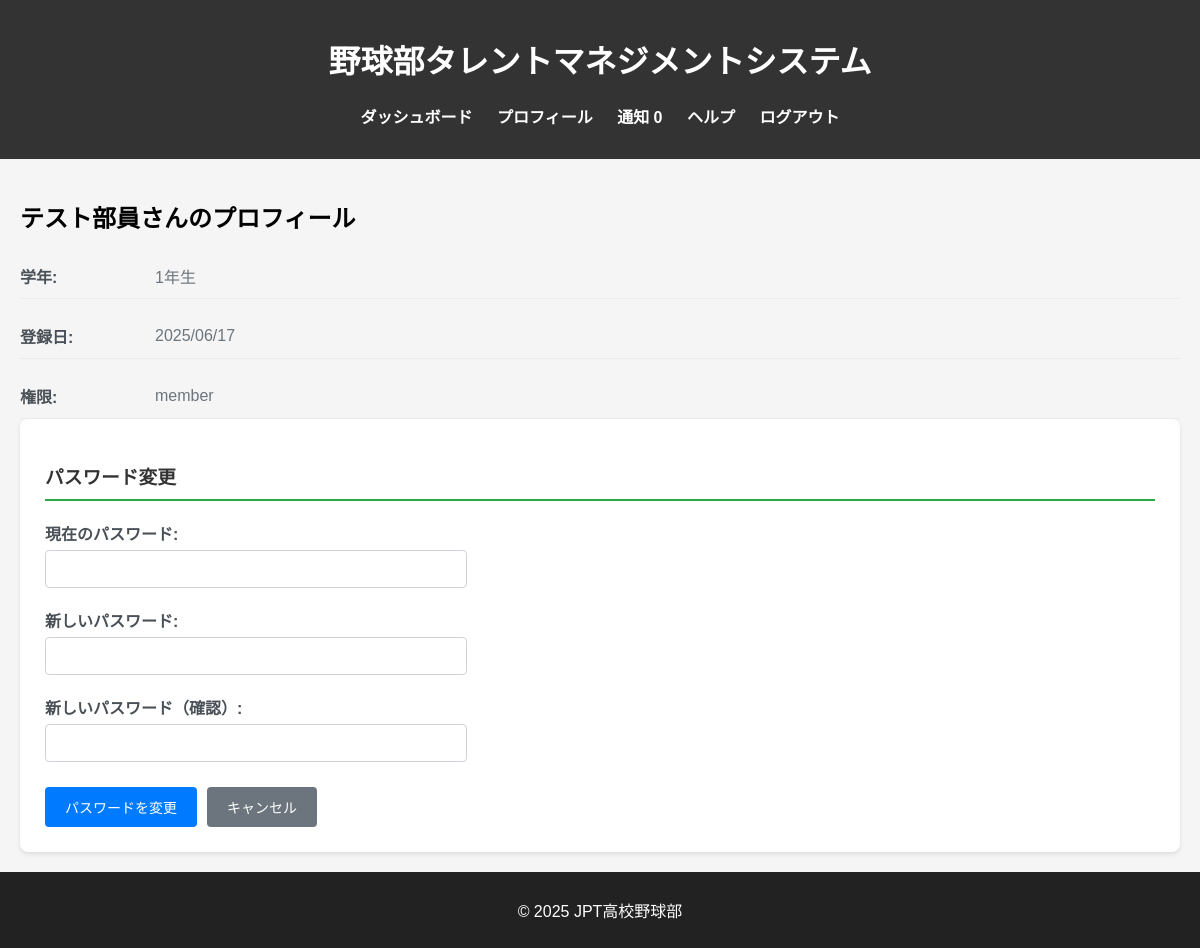
The app's page /profile/profile (signed in), older data.
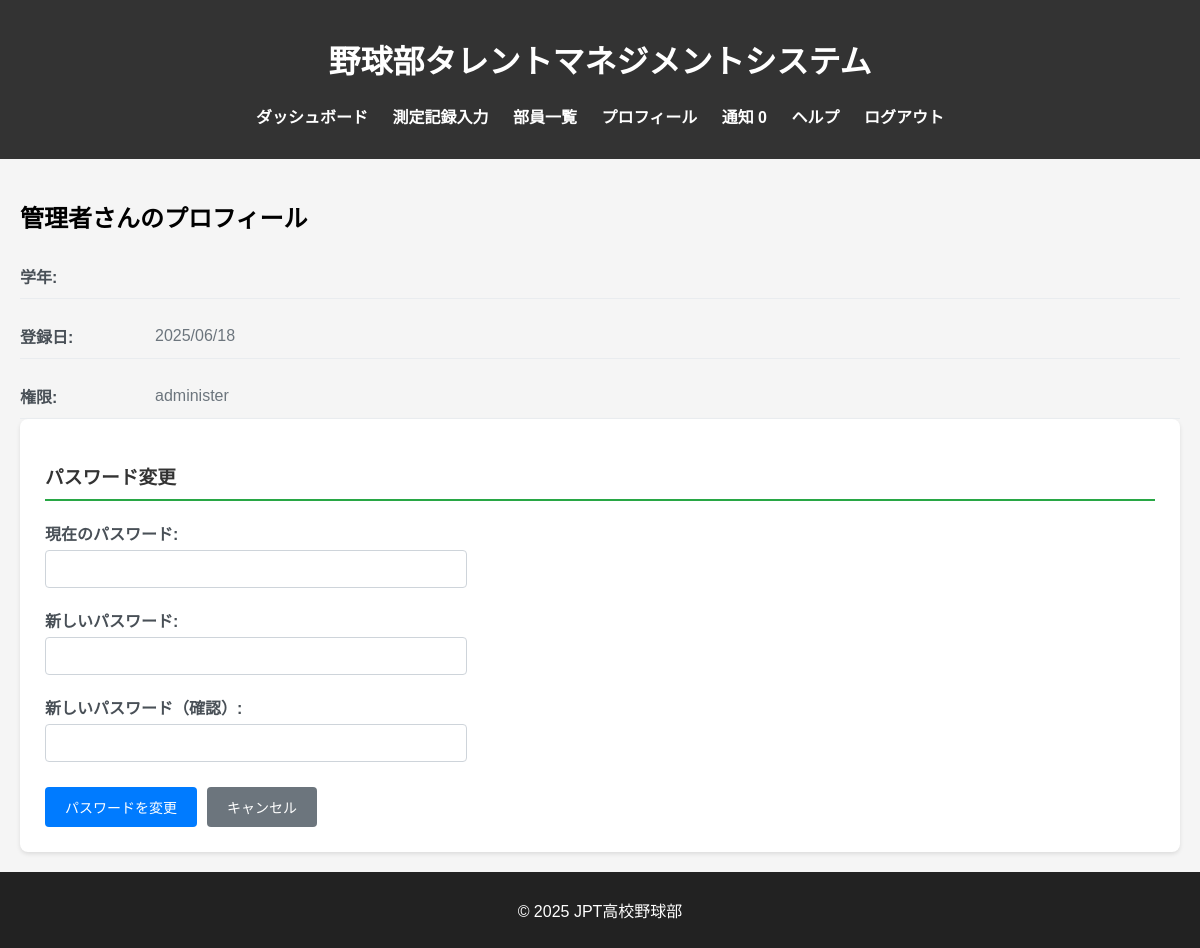
The same page, newer data.
### db_models.py (models this page shows, shortened)
class User(db.Model, UserMixin):
    __tablename__ = 'users'
    user_id = db.Column(db.Integer, primary_key=True)
    fs_uniquifier = db.Column(db.String(64), unique=True, nullable=False, default=lambda: str(uuid.uuid4()))  # 追加
    name = db.Column(db.String(100), nullable=False)
    password_hash = db.Column(db.String(200), nullable=False)
    grade = db.Column(db.Integer, nullable=True)
    is_active = db.Column(db.Boolean, default=True)
    created_at = db.Column(db.DateTime, default=lambda: datetime.now(tz=ZoneInfo('Asia/Tokyo')))
    updated_at = db.Column(db.DateTime, default=lambda: datetime.now(tz=ZoneInfo('Asia/Tokyo')),
                           onupdate=lambda: datetime.now(tz=ZoneInfo('Asia/Tokyo')))
    roles = db.relationship('Role', secondary='user_roles', backref=db.backref('users', lazy='dynamic'))
    def get_id(self):
        return str(self.user_id)  # Flask-Login 用の get_id()
    def has_any_role(self, *roles):
        return any(role.name in roles for role in self.roles)

class Role(db.Model, RoleMixin):
    __tablename__ = 'roles'
    id = db.Column(db.Integer, primary_key=True)
    name = db.Column(db.String(80), unique=True, nullable=False)

### blueprints/profile.py (the view)
@profile_bp.route('/profile')
@login_required
def profile():
    user_id = current_user.get_id()
    user = User.query.get(user_id)
    return render_template('profile.html',
                           user=user,
                           current_user=current_user)

### app.py (called while the page is built)
@login_manager.user_loader
def load_user(user_id):
    return User.query.get(int(user_id))

@app.context_processor
def inject_measurement_data():
    if not current_user.is_authenticated:
        return {}
    notice_cnt = 0
    if current_user.has_any_role("manager"):
        notice_cnt = MeasurementRecord.query.filter_by(status='rejected').count()
    elif current_user.has_any_role("member"):
        notice_cnt = MeasurementRecord.query.filter_by(user_id=current_user.user_id, status='draft').count()
    elif current_user.has_any_role("coach"):
        notice_cnt = MeasurementRecord.query.filter_by(status='pending_coach').count()
    return {
        "notice_cnt":notice_cnt
    }

### templates/profile.html (shortened to what this page needs)
{% extends "base.html" %}
{% block content %}
<div class="user-profile-container">
    <div class="user-info-section">
        <h2>{{ user.name }}さんのプロフィール</h2>
        <div class="user-details">
            <div class="detail-row">
                <span class="detail-label">学年:</span>
                {% if user.grade %}
                <span class="detail-value">{{ user.grade }}年生</span>
                {% else %}
                <span class="detail-value">&nbsp;</span>
                {% endif %}
            </div>
            <div class="detail-row">
                <span class="detail-label">登録日:</span>
                <span class="detail-value">{{ user.created_at.strftime('%Y/%m/%d') }}</span>
            </div>
            <div class="detail-row">
                <span class="detail-label">権限:</span>
                <span class="detail-value">
                    {% for role in user.roles %}
                        {{ role.name }}{% if not loop.last %}, {% endif %}
                    {% endfor %}
                </span>
            </div>
        </div>
    </div>
    <div class="password-change-section">
        <h3>パスワード変更</h3>
        <form method="POST" action="{{ url_for('profile.change_password') }}" class="password-form">
            <div class="form-group">
                <label for="current_password">現在のパスワード:</label>
                <input type="password" id="current_password" name="current_password" required>
            </div>
            <div class="form-group">
                <label for="new_password">新しいパスワード:</label>
                <input type="password" id="new_password" name="new_password" required minlength="6">
            </div>
            <div class="form-group">
                <label for="confirm_password">新しいパスワード（確認）:</label>
                <input type="password" id="confirm_password" name="confirm_password" required minlength="6">
            </div>
            <div class="form-actions">
                <button type="submit" class="btn btn-primary">パスワードを変更</button>
                <a href="{{ url_for('records.my_records') }}" class="btn btn-secondary">キャンセル</a>
            </div>
        </form>
    </div>
</div>
{% endblock %}

### templates/base.html (shortened to what this page needs)
<!DOCTYPE html>
<html lang="ja">
<head>
    <link rel="stylesheet" href="{{ url_for('static', filename='styles.css') }}">
</head>
<body>
    <header>
        <h1>野球部タレントマネジメントシステム</h1>
        <nav>
            <ul>
                <li><a href="{{ url_for('main.dashboard') }}">ダッシュボード</a></li>
                {% if current_user.has_any_role('manager', "administer") %}
                <li><a href="{{ url_for('measurements.records_input') }}">測定記録入力</a></li>
                {% endif %}
                {% if current_user.has_any_role('coach', 'director', "administer") %}
                <li><a href="{{ url_for('members.members') }}">部員一覧</a></li>
                {% endif %}
                <li><a href="{{ url_for('profile.profile') }}">プロフィール</a></li>
                {% if current_user.has_any_role('member', 'manager', 'coach', "administer") %}
                <li><a href="{{ url_for('notice.notice') }}">
                通知 {{ notice_cnt }}
                </a>
                </li>
                {% endif %}
                <li><a href="{{ url_for('main.help') }}">ヘルプ</a></li>
                <li><a href="{{ url_for('auth.logout') }}">ログアウト</a></li>
            </ul>
        </nav>
    </header>
    <main>
        {% block content %}{% endblock %}
    </main>
    <footer>
        <p>&copy; 2025 JPT高校野球部</p>
    </footer>
</body>
</html>

### static/styles.css (style rules this page uses)
body { font-family: Arial, sans-serif; margin: 0; padding: 0; background-color: #f5f5f5; }
header { background-color: #333; color: white; padding: 15px; text-align: center; }
nav ul { list-style: none; padding: 0; }
nav ul li { display: inline; margin: 10px; }
nav ul li a { color: white; text-decoration: none; font-weight: bold; }
footer { text-align: center; padding: 10px; background-color: #222; color: white; }
.user-profile-container { padding: 20px; }
.user-details { display: grid; gap: 15px; }
.detail-row { display: flex; align-items: center; padding: 10px 0; border-bottom: 1px solid #e9ecef; }
.detail-label { font-weight: bold; color: #495057; min-width: 120px; margin-right: 15px; }
.detail-value { color: #6c757d; }
.password-change-section { background: #fff; padding: 25px; border-radius: 8px; box-shadow: 0 2px 4px rgba(0,0,0,0.1); }
.password-change-section h3 { color: #333; margin-bottom: 20px; border-bottom: 2px solid #28a745; padding-bottom: 10px; }
.password-form { max-width: 400px; }
.form-group { margin-bottom: 20px; }
.form-group label { display: block; margin-bottom: 5px; font-weight: bold; color: #495057; }
.form-group input { width: 100%; padding: 10px; border: 1px solid #ced4da; border-radius: 4px; font-size: 14px; }
.form-actions { display: flex; gap: 10px; margin-top: 25px; }
.btn { padding: 10px 20px; border: none; border-radius: 4px; cursor: pointer; text-decoration: none; font-size: 14px; transition: background-color 0.2s; }
.btn-primary { background-color: #007bff; color: white; }
.btn-secondary { background-color: #6c757d; color: white; }

Row changes from the older to the newer data that the page shows:
no longer on this page (row unchanged): Role: name "member"
changed User: name "テスト部員" → "管理者"; created_at "2025/06/17" → "2025/06/18"; grade "1" → (not shown)
added Role: name "administer"
Text that changed along with them:
text no longer shown: "年生"
text now shown: "測定記録入力 部員一覧"
